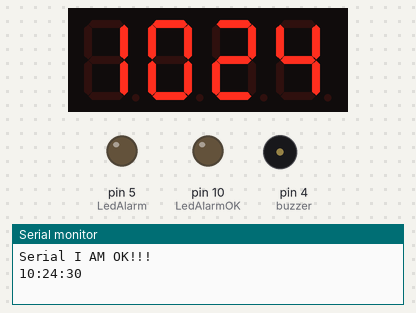
Bench run of a sketch on a simulated Arduino Uno, built with avr-gcc and run on an emulated ATmega328P. Parts: 4-digit seven-segment display, output pins drawn as LEDs (lit = HIGH), buzzer (waves = sounding, pin HIGH), the last lines printed to the serial monitor. The local clock reads 2024-03-15 10:24:30 at power-on unless the sketch sets it.

Above: at 0.1 s.
At 64.3 s:
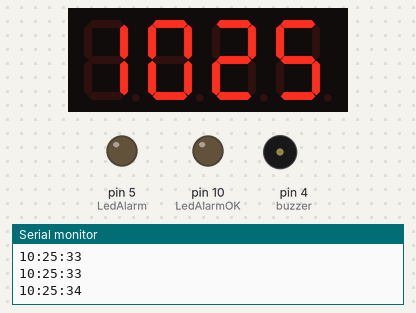
At 129.0 s:
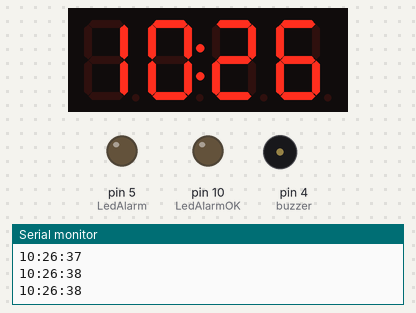

The sketch:

AIR-KO.ino
```cpp
/*
Project   :   AIR-KO
Author    :   SANCLA Sander Claassen
Site      :   https://github.com/SANCLA/AIR-KO
  ---------------------------------------------------------------------------------------------------------*/
// meh

#include <Wire.h>
#include "RTClib.h"                   // https://github.com/adafruit/RTClib
#include "TM1637.h"                   // https://github.com/avishorp/TM1637

#define ALARMH 17
#define ALARMM 19

#define CLK 2                         // TM1637 pin CLK
#define DIO 3                         // TM1637 pin DIO
#define buzzer 4                      // Buzzer / continuous beep
#define LedAlarm 5                    // Alarm LED (integrated in button)
//#define BtnAlarmOff 6            // Button to switch alarm off
#define BtnHr A0                     // Button to adjust time, hour++
#define BtnMn A1                     // Button to adjust time, minute++
#define LedAlarmOK 10                   // Alarm LED (integrated in button)
int BtnAlarmOff = 6;
int BtnAlarmOffState = 0;
int AlarmAcknowledged;

TM1637 tm1637(CLK, DIO);
RTC_DS1307 RTC;                       // RTC DS1307 use SDA(A4) and SCL(A5) pins

bool dp = true;                                  // digital points
bool rep = false;
uint8_t m;                                       // minutes
uint8_t h;                                       // hours
uint8_t tmp;
uint32_t vr = 0;                                 // time variable

void setup()
{
  Wire.begin();                       // Initiate the Wire library and join the I2C bus

  pinMode(buzzer, OUTPUT);
  pinMode(LedAlarm, OUTPUT);
  pinMode(BtnAlarmOff, INPUT);
  pinMode(BtnHr, INPUT_PULLUP);
  pinMode(BtnMn, INPUT_PULLUP);
  pinMode(LedAlarmOK, OUTPUT);
  digitalWrite(BtnAlarmOff, HIGH);

  Serial.begin(115200);
     Serial.println("Serial I AM OK!!!"); // so I can keep track of what is loaded

  RTC.begin();                        // Initiate the RTC library
//  RTC.adjust(DateTime(__DATE__, __TIME__));
 if(!RTC.isrunning())
 {
 RTC.adjust(DateTime(__DATE__,__TIME__));
 }

  tm1637.init();
  tm1637.set(BRIGHTEST);              // BRIGHT_TYPICAL = 2, BRIGHT_DARKEST = 0, BRIGHTEST = 7
}


void loop()
{

  DateTime now = RTC.now();
  Serial.begin(115200);
            Serial.print(now.hour(), DEC);
            Serial.print(':');
            Serial.print(now.minute(), DEC);
            Serial.print(':');
            Serial.print(now.second(), DEC);
            Serial.println();

  h = now.hour();
  m = now.minute();

  tm1637.display(0, h / 10);          // Time Format -> HH : MM
  tm1637.display(1, h % 10);
  tm1637.display(2, m / 10);
  tm1637.display(3, m % 10);

  tm1637.point(dp);
  dp = !dp;                           // time refresh (and digital points blink) 0,5 every sec


 if(h == ALARMH && m == ALARMM)
  {
    BtnAlarmOffState = digitalRead(BtnAlarmOff);
    if ((BtnAlarmOffState == HIGH) && (AlarmAcknowledged == 0)) //ALARM
      {
        digitalWrite(buzzer,HIGH);
        digitalWrite(LedAlarmOK, LOW);
        digitalWrite(LedAlarm, HIGH);
        delay(125);
        digitalWrite(LedAlarm, LOW);
        delay(125);
        digitalWrite(LedAlarm, HIGH);
        delay(125);
        digitalWrite(LedAlarm, LOW);
        delay(125);
      }
     else if (BtnAlarmOffState == LOW)
      {
        AlarmAcknowledged = 1;
        digitalWrite(buzzer,LOW);
        digitalWrite(LedAlarmOK, HIGH);
        delay(500);
      }
     else
      {
        digitalWrite(LedAlarmOK, HIGH);
        delay(250);
        digitalWrite(LedAlarmOK, LOW);
        delay(250);
     }
  }else{
    AlarmAcknowledged = 0;
    delay(500);
  }

}
```
